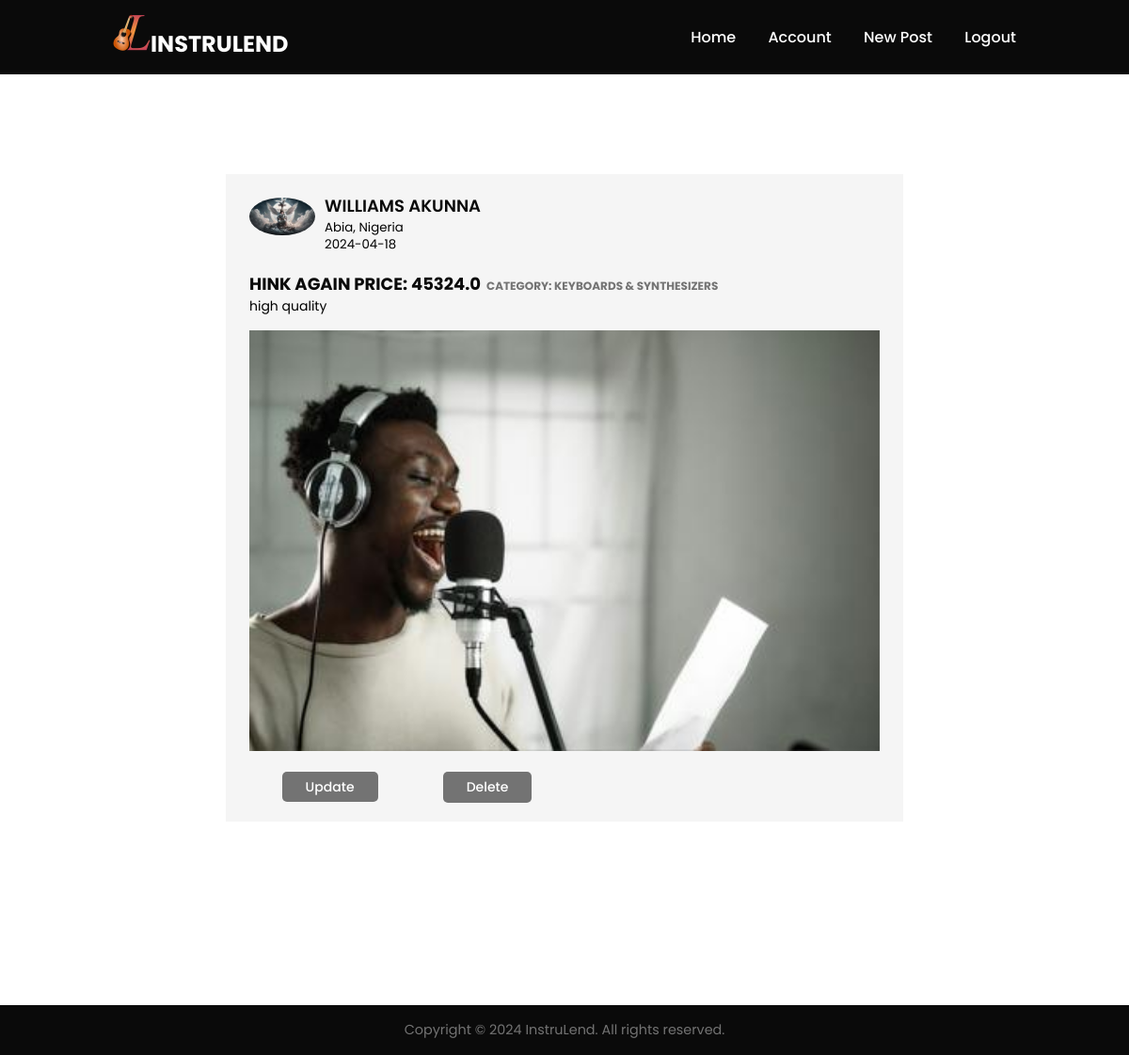
/post/11 (signed in), run on an earlier commit of the app's database.
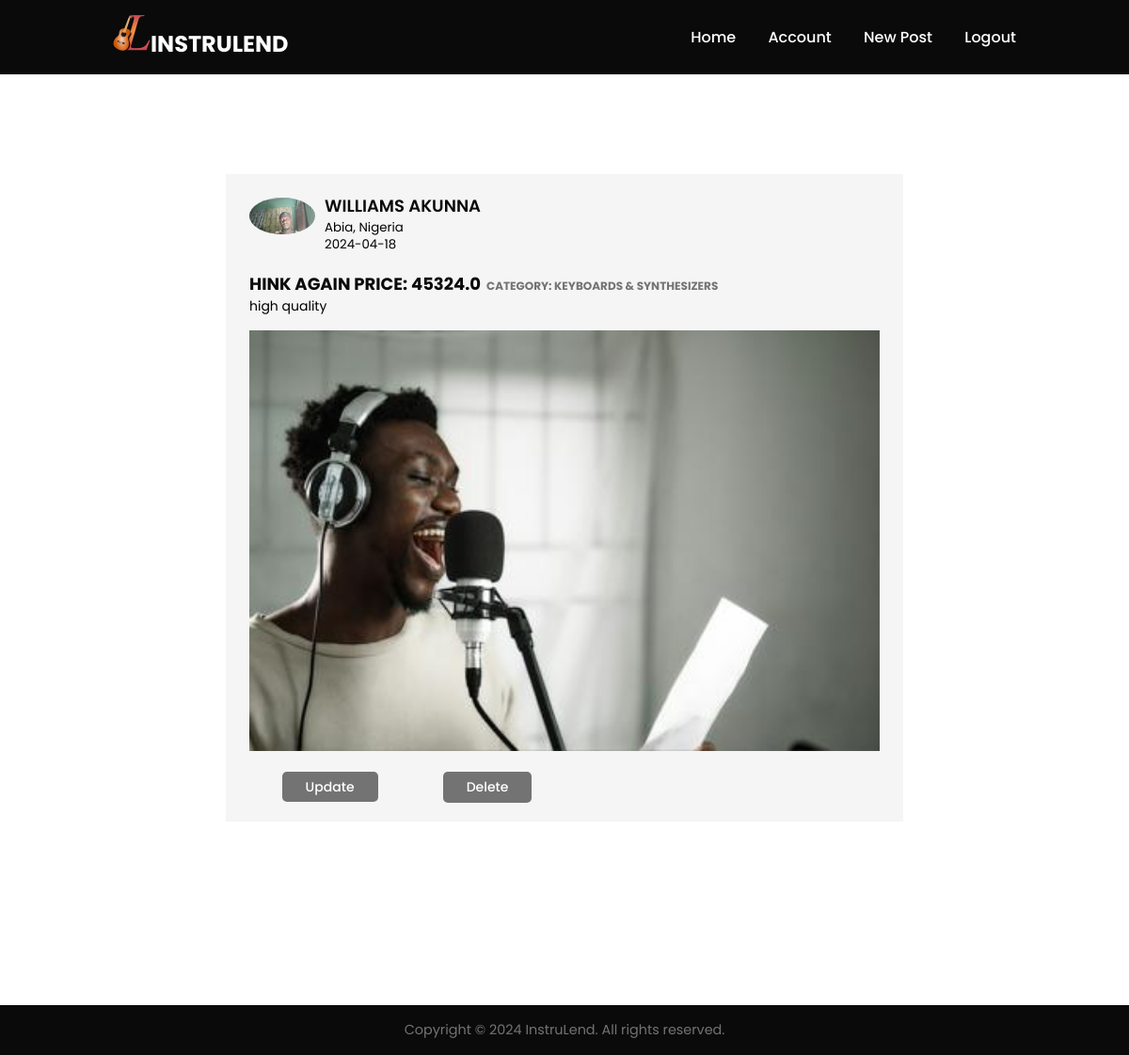
And on a later commit of the database.
### app/models.py (models this page shows, shortened)
class User(db.Model, UserMixin):
    id = db.Column(db.Integer, primary_key=True)
    first_name = db.Column(db.String(100), nullable=False)
    last_name = db.Column(db.String(100), nullable=False)
    email = db.Column(db.String(255), unique=True, nullable=False)
    phone_number = db.Column(db.String(15), unique=True, nullable=False)
    city = db.Column(db.String(50))
    country = db.Column(db.String(10), nullable=False, default='Nigeria')
    password = db.Column(db.String(60), nullable=False)
    verification_number = db.Column(db.String(25), unique=True)
    verified_user = db.Column(db.Boolean, nullable=False, default=False)
    created_at = db.Column(db.DateTime, nullable=False, default=datetime.utcnow)
    image_file = db.Column(db.String(50), nullable=False, default='default.jpg')
    posts = db.relationship('Post', backref='author', lazy=True)
    reviewer = db.relationship('Review', foreign_keys='Review.user_id', backref='author1', lazy=True)
    reviewed = db.relationship('Review', foreign_keys='Review.author_id', backref='author2', lazy=True)
    rented = db.relationship('Agreement', backref='author4', lazy=True)
    expirence = db.relationship('Expirence', backref='author6', lazy=True)
    chats_user1 = db.relationship('Chat', backref='user1', foreign_keys='Chat.user1_id', lazy=True)
    chats_user2 = db.relationship('Chat', backref='user2', foreign_keys='Chat.user2_id', lazy=True)
    message = db.relationship('Message', backref='author7', lazy=True)

### app/posts/routes.py (the view)
@posts.route('/post/<int:post_id>')
@login_required
def post(post_id):
    post = Post.query.get_or_404(post_id)
    return render_template('post.html', title=post.title, post=post)

### app/models.py (called while the page is built)
@login_manager.user_loader
def load_user(user_id):
    return User.query.get(int(user_id))

### app/templates/post.html (shortened to what this page needs)
{% extends 'base.html' %}
{% block content %}
<section class="section-form">
  <div class="post-container">
    <div class="post-author">
      <img src="{{ url_for('static', filename='images/profile_pic/' + post.author.image_file) }}" alt="">
      <div>
        <h1>{{ post.author.first_name }} {{ post.author.last_name }}</h1>
        <small>{{ post.city }}, {{ post.country }}</small>
        <small>{{ post.date_posted.strftime('%Y-%m-%d') }}</small>
      </div>
    </div>
    <h1>{{ post.title }}  Price: {{ post.price }}<span>category: {{ post.category }}</span></h1>
    <p>{{ post.description }}</p>
    <img src="{{ url_for('static', filename='images/post_pic/' + post.image_file) }}" width="100%">
    <div class="post-activity">
      {% if post.author == current_user %}
        <div><a href="{{ url_for('posts.update_post', post_id=post.id) }}">Update</a></div>
        <div><button class="deleteBtn" data-post-id="{{ post.id }}" onclick="toggleModal()">Delete</button></div>
      {% endif %}
    </div>
  </div>
</section>
{% endblock %}

What changed in the data, as far as the page shows it:
changed User "WILLIAMS": image_file: picture added in place of a placeholder
